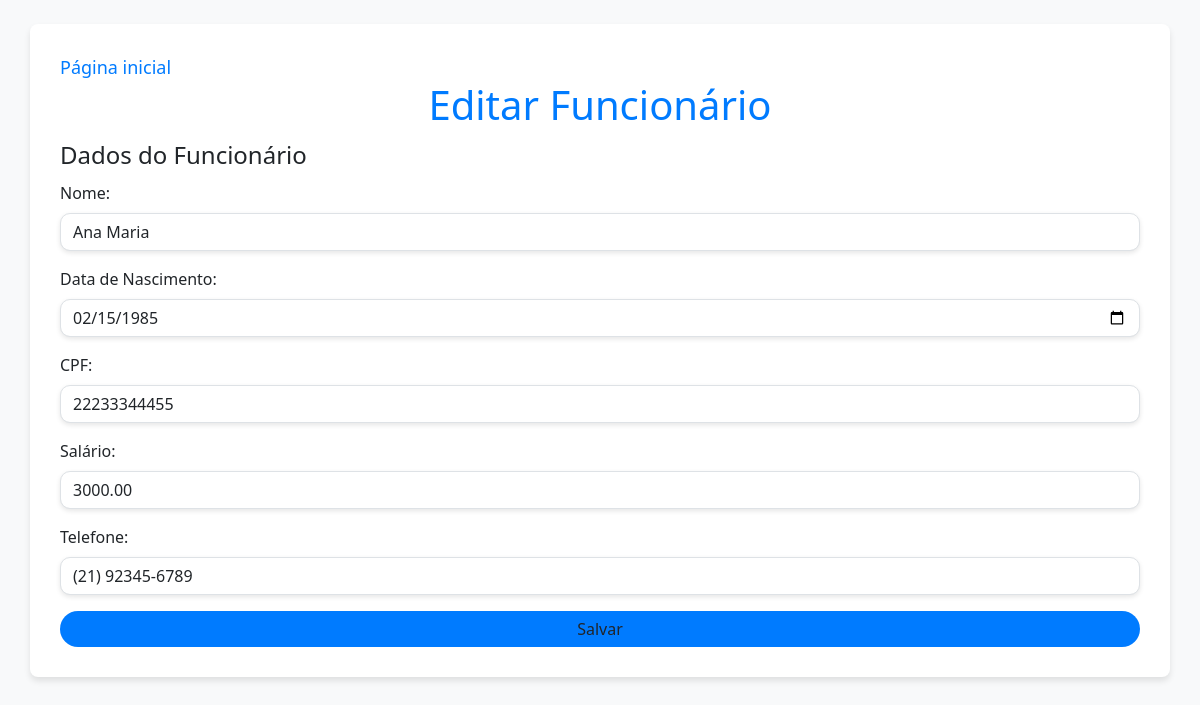
Screenshot of /funcionario.php?id=2 (signed in) with the database file from the repository.
### tables this page shows
CREATE TABLE IF NOT EXISTS `funcionario` (
  `idfuncionario` INT NOT NULL AUTO_INCREMENT,
  `nome` VARCHAR(100) NOT NULL,
  `cpf` VARCHAR(45) NOT NULL,
  `salario` DECIMAL(10,2) NOT NULL,
  `data_de_nascimento` DATE NOT NULL,
  `telefone` VARCHAR(45) NOT NULL,
  PRIMARY KEY (`idfuncionario`));

### public/funcionario.php (the view, shortened to what this page needs)
<?php
require_once "../controle/conexao.php";
if (isset($_GET['id'])) {
    $id = $_GET['id'];
    $sql = "SELECT * FROM funcionario WHERE idfuncionario = $id";
    $resultado = mysqli_query($conexao, $sql);
    if ($linha = mysqli_fetch_array($resultado)) {
        $nome = $linha['nome'];
        $cpf = $linha['cpf'];
        $telefone = $linha['telefone'];
        $data_de_nascimento = $linha['data_de_nascimento'];
        $salario = $linha['salario'];
        $botao = "Salvar";
    }
}
?>
<!DOCTYPE html>
<html lang="pt-br">
<head>
    <link href="https://cdn.jsdelivr.net/npm/bootstrap@5.3.3/dist/css/bootstrap.min.css" rel="stylesheet">
</head>
<body>
    <div class="container mt-4">
        <a href="home.php" class="btn-back"><i class="fas fa-home"></i> Página inicial</a>
        <h1><?php echo ($id > 0) ? "Editar" : "Cadastrar"; ?> Funcionário</h1>
        <form action="../controle/funcionario.php" method="POST">
            <fieldset>
                <legend>Dados do Funcionário</legend>
                <div class="mb-3">
                    <label for="nome" class="form-label">Nome:</label>
                    <input type="text" class="form-control" id="nome" name="nome" placeholder="Nome do Funcionário" value="<?php echo $nome; ?>" required>
                </div>
                <div class="mb-3">
                    <label for="data_de_nascimento" class="form-label">Data de Nascimento:</label>
                    <input type="date" class="form-control" id="data_de_nascimento" name="data_de_nascimento" value="<?php echo $data_de_nascimento; ?>" required>
                </div>
                <div class="mb-3">
                    <label for="cpf" class="form-label">CPF:</label>
                    <input type="text" class="form-control" id="cpf" name="cpf" placeholder="CPF" value="<?php echo $cpf; ?>" required>
                </div>
                <div class="mb-3">
                    <label for="salario" class="form-label">Salário:</label>
                    <input type="text" class="form-control" id="salario" name="salario" placeholder="Salário" value="<?php echo $salario; ?>" required>
                </div>
                <div class="mb-3">
                    <label for="telefone" class="form-label">Telefone:</label>
                    <input type="text" class="form-control" id="telefone" name="telefone" placeholder="Telefone" value="<?php echo $telefone; ?>" required>
                </div>
            </fieldset>
            <button type="submit" class="btn btn-submit"><?php echo $botao; ?></button>
        </form>
    </div>
</body>
</html>

### public/funcionario.php (style rules this page uses)
body { background-color: #f8f9fa; }
.container { background-color: white; padding: 30px; border-radius: 8px; box-shadow: 0 4px 6px rgba(0, 0, 0, 0.1); }
.form-control, .form-select { border-radius: 10px; box-shadow: 0 2px 5px rgba(0, 0, 0, 0.1); }
.btn-submit { background-color: #007bff; border: none; border-radius: 25px; width: 100%; }
h1 { color: #007bff; text-align: center; }
.btn-back { color: #007bff; font-size: 18px; text-decoration: none; margin-bottom: 20px; }

### rows the page displays
funcionario: nome "Ana Maria", data_de_nascimento "02/15/1985", cpf "22233344455", salario "3000.00", telefone "(21) 92345-6789"

### other values shown
$botao "Salvar"
